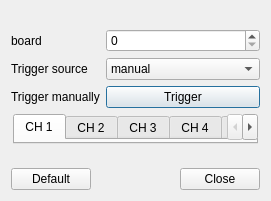
<?xml version="1.0" encoding="UTF-8"?>
<ui version="4.0">
 <class>DialogPulseGeneratorClass</class>
 <widget class="QDialog" name="DialogPulseGeneratorClass">
  <property name="geometry">
   <rect>
    <x>0</x>
    <y>0</y>
    <width>262</width>
    <height>201</height>
   </rect>
  </property>
  <property name="windowTitle">
   <string>Pulse Generator</string>
  </property>
  <layout class="QVBoxLayout" name="verticalLayout">
   <item>
    <spacer name="verticalSpacer">
     <property name="orientation">
      <enum>Qt::Orientation::Vertical</enum>
     </property>
     <property name="sizeHint" stdset="0">
      <size>
       <width>20</width>
       <height>40</height>
      </size>
     </property>
    </spacer>
   </item>
   <item>
    <layout class="QGridLayout" name="gridLayout" rowstretch="0,0,0,0" columnstretch="0,0,0,0">
     <item row="2" column="2">
      <widget class="QComboBox" name="comboBoxTrigSource">
       <item>
        <property name="text">
         <string>manual</string>
        </property>
       </item>
       <item>
        <property name="text">
         <string>STI</string>
        </property>
       </item>
       <item>
        <property name="text">
         <string>SSLOPE</string>
        </property>
       </item>
       <item>
        <property name="text">
         <string>SCAN_GATED</string>
        </property>
       </item>
       <item>
        <property name="text">
         <string>STICNT</string>
        </property>
       </item>
       <item>
        <property name="text">
         <string>SDAT</string>
        </property>
       </item>
       <item>
        <property name="text">
         <string>SEC</string>
        </property>
       </item>
       <item>
        <property name="text">
         <string>XCK</string>
        </property>
       </item>
       <item>
        <property name="text">
         <string>BTI</string>
        </property>
       </item>
       <item>
        <property name="text">
         <string>BSLOPE</string>
        </property>
       </item>
       <item>
        <property name="text">
         <string>BTICNT</string>
        </property>
       </item>
       <item>
        <property name="text">
         <string>BDAT</string>
        </property>
       </item>
       <item>
        <property name="text">
         <string>BEC</string>
        </property>
       </item>
       <item>
        <property name="text">
         <string>BLOCK_ON</string>
        </property>
       </item>
       <item>
        <property name="text">
         <string>BLOCK_ON_SYNCED</string>
        </property>
       </item>
      </widget>
     </item>
     <item row="0" column="1">
      <widget class="QLabel" name="labelBoard">
       <property name="text">
        <string>board</string>
       </property>
      </widget>
     </item>
     <item row="3" column="1">
      <widget class="QLabel" name="labelTriggerManually">
       <property name="text">
        <string>Trigger manually</string>
       </property>
      </widget>
     </item>
     <item row="2" column="1">
      <widget class="QLabel" name="labelTriggerSource">
       <property name="text">
        <string>Trigger source</string>
       </property>
      </widget>
     </item>
     <item row="3" column="2">
      <widget class="QPushButton" name="pushButtonTriggerManually">
       <property name="text">
        <string>Trigger</string>
       </property>
      </widget>
     </item>
     <item row="0" column="2">
      <widget class="QSpinBox" name="spinBoxBoard"/>
     </item>
     <item row="2" column="0">
      <spacer name="horizontalSpacer">
       <property name="orientation">
        <enum>Qt::Orientation::Horizontal</enum>
       </property>
       <property name="sizeHint" stdset="0">
        <size>
         <width>40</width>
         <height>20</height>
        </size>
       </property>
      </spacer>
     </item>
     <item row="2" column="3">
      <spacer name="horizontalSpacer_2">
       <property name="orientation">
        <enum>Qt::Orientation::Horizontal</enum>
       </property>
       <property name="sizeHint" stdset="0">
        <size>
         <width>40</width>
         <height>20</height>
        </size>
       </property>
      </spacer>
     </item>
    </layout>
   </item>
   <item>
    <layout class="QHBoxLayout" name="horizontalLayout" stretch="1,100,1">
     <item>
      <spacer name="horizontalSpacer_3">
       <property name="orientation">
        <enum>Qt::Orientation::Horizontal</enum>
       </property>
       <property name="sizeHint" stdset="0">
        <size>
         <width>40</width>
         <height>20</height>
        </size>
       </property>
      </spacer>
     </item>
     <item>
      <widget class="QTabWidget" name="tabWidget">
       <property name="maximumSize">
        <size>
         <width>1000</width>
         <height>16777215</height>
        </size>
       </property>
       <property name="currentIndex">
        <number>0</number>
       </property>
       <widget class="PulseGeneratorWidget" name="ch_1">
        <attribute name="title">
         <string>CH 1</string>
        </attribute>
       </widget>
       <widget class="PulseGeneratorWidget" name="ch_2">
        <attribute name="title">
         <string>CH 2</string>
        </attribute>
       </widget>
       <widget class="PulseGeneratorWidget" name="ch_3">
        <attribute name="title">
         <string>CH 3</string>
        </attribute>
       </widget>
       <widget class="PulseGeneratorWidget" name="ch_4">
        <attribute name="title">
         <string>CH 4</string>
        </attribute>
       </widget>
       <widget class="PulseGeneratorWidget" name="ch_5">
        <attribute name="title">
         <string>CH 5</string>
        </attribute>
       </widget>
       <widget class="PulseGeneratorWidget" name="ch_6">
        <attribute name="title">
         <string>CH 6</string>
        </attribute>
       </widget>
       <widget class="PulseGeneratorWidget" name="ch_7">
        <attribute name="title">
         <string>CH 7</string>
        </attribute>
       </widget>
       <widget class="PulseGeneratorWidget" name="ch_8">
        <attribute name="title">
         <string>CH 8</string>
        </attribute>
       </widget>
      </widget>
     </item>
     <item>
      <spacer name="horizontalSpacer_4">
       <property name="orientation">
        <enum>Qt::Orientation::Horizontal</enum>
       </property>
       <property name="sizeHint" stdset="0">
        <size>
         <width>40</width>
         <height>20</height>
        </size>
       </property>
      </spacer>
     </item>
    </layout>
   </item>
   <item>
    <spacer name="verticalSpacer_2">
     <property name="orientation">
      <enum>Qt::Orientation::Vertical</enum>
     </property>
     <property name="sizeHint" stdset="0">
      <size>
       <width>20</width>
       <height>40</height>
      </size>
     </property>
    </spacer>
   </item>
   <item>
    <layout class="QHBoxLayout" name="horizontalLayout_2">
     <item>
      <widget class="QPushButton" name="pushButtonDefault">
       <property name="text">
        <string>Default</string>
       </property>
      </widget>
     </item>
     <item>
      <widget class="QDialogButtonBox" name="buttonBox">
       <property name="standardButtons">
        <set>QDialogButtonBox::StandardButton::Close</set>
       </property>
      </widget>
     </item>
    </layout>
   </item>
  </layout>
 </widget>
 <layoutdefault spacing="6" margin="11"/>
 <customwidgets>
  <customwidget>
   <class>PulseGeneratorWidget</class>
   <extends>QWidget</extends>
   <header>pulsegeneratorwidget.h</header>
   <container>1</container>
  </customwidget>
 </customwidgets>
 <resources/>
 <connections>
  <connection>
   <sender>buttonBox</sender>
   <signal>rejected()</signal>
   <receiver>DialogPulseGeneratorClass</receiver>
   <slot>reject()</slot>
   <hints>
    <hint type="sourcelabel">
     <x>382</x>
     <y>466</y>
    </hint>
    <hint type="destinationlabel">
     <x>430</x>
     <y>419</y>
    </hint>
   </hints>
  </connection>
 </connections>
</ui>
